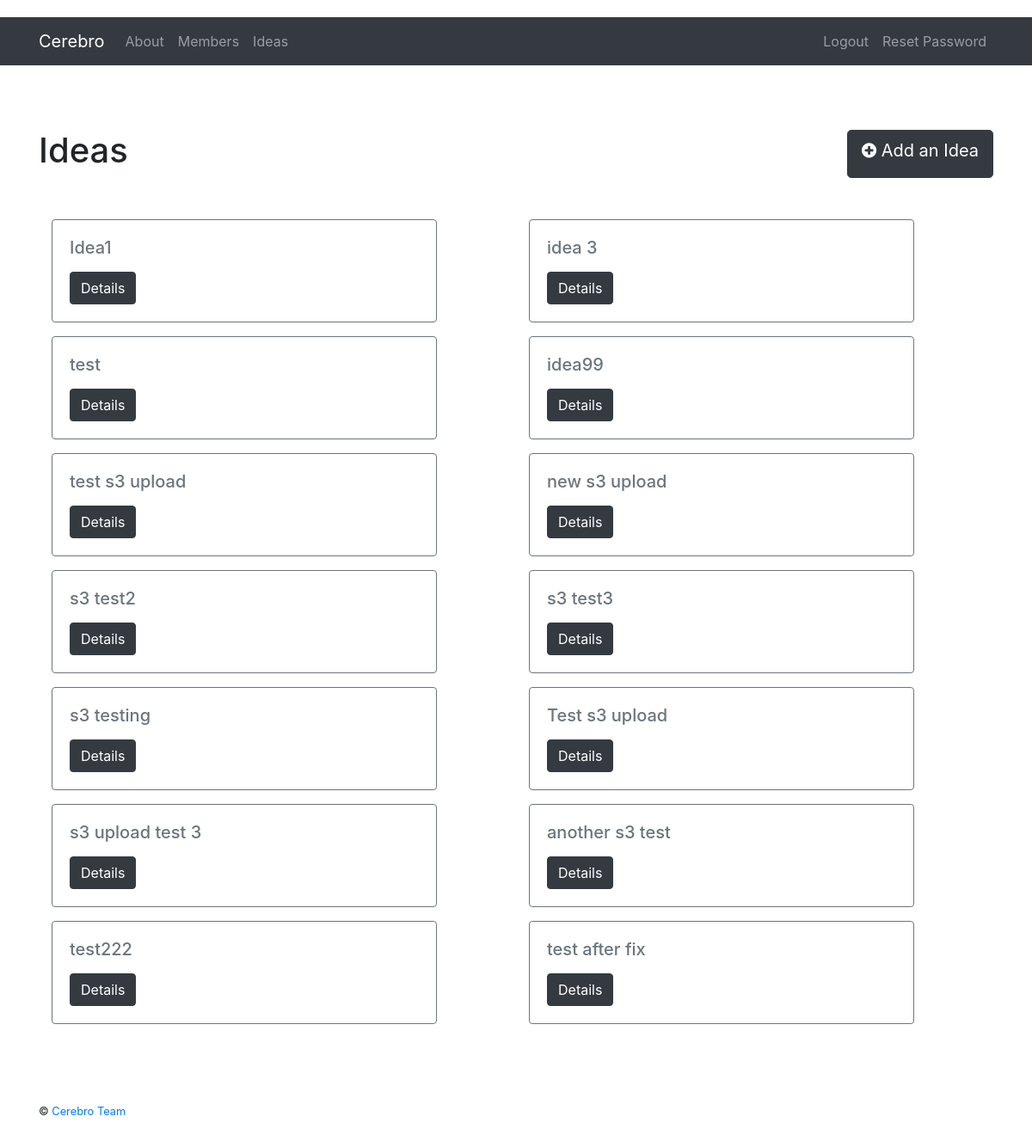
/ideas (signed in), run on the app's committed database.
### project/server/models.py (models this page shows, shortened)
class Idea(db.Model):
    __tablename__ = "ideas"
    id = db.Column(db.Integer, primary_key=True, autoincrement=True)
    title = db.Column(db.String(255), nullable=False)
    description = db.Column(db.String(1024), nullable=True)
    owner = db.Column(db.Integer, nullable=False)

### project/server/user/views.py (the view)
@user_blueprint.route('/ideas', methods=['GET', 'POST'])
def ideas():
    owner_id = current_user.id
    idea_list = Idea.query.filter_by(owner=owner_id).all()
    return render_template('user/ideas.html', ideas=idea_list)

### project/server/__init__.py (called while the page is built)
@login_manager.user_loader
def load_user(user_id):
    return User.query.filter(User.id == int(user_id)).first()

### project/client/templates/user/ideas.html (shortened to what this page needs)
{% extends "_base.html" %}
{% block content %}
    <div class="container">
    <div class="row">
        <h1>Ideas</h1>
        <a class="btn btn-dark btn-lg ml-auto" href="{{ url_for('user.create_idea') }}">
            <i class="fa fa-plus-circle"></i> Add an Idea
        </a>
    </div>
    <br>
    <br>
    {% for idea_row in ideas | batch(2, '%nbsp;') %}
    <div class="row">
        {% for idea in idea_row %}
        <div class="col-sm-6">
            <div class="card border-secondary mb-3" style="max-width: 28rem;">
                <div class="card-body text-secondary">
                    <h5 class="card-title">{{ idea.title }}</h5>
                    <a href={{ url_for('user.idea_detail', idea=idea.id) }} class="btn btn-dark">Details</a>
                </div>
            </div>
        </div>
        {% endfor %}
    </div>
    {% endfor %}
{% endblock %}

### project/client/templates/_base.html (shortened to what this page needs)
<!DOCTYPE html>
<html>
  <head>
      <link rel="stylesheet" href="//maxcdn.bootstrapcdn.com/bootstrap/4.0.0/css/bootstrap.min.css">
    <link href="{{url_for('static', filename='main.css')}}" rel="stylesheet" media="screen">
      <link href="//cdnjs.cloudflare.com/ajax/libs/font-awesome/4.4.0/css/font-awesome.min.css" rel="stylesheet" type="text/css" />
      <link rel="stylesheet" href="{{url_for('static', filename='css/froala/froala_editor.css')}}">
      <link rel="stylesheet" href="{{url_for('static', filename='css/froala/froala_style.css')}}">
      <link rel="stylesheet" href="{{url_for('static', filename='css/froala/plugins/code_view.css')}}">
      <link rel="stylesheet" href="{{url_for('static', filename='css/froala/plugins/image_manager.css')}}">
      <link rel="stylesheet" href="{{url_for('static', filename='css/froala/plugins/image.css')}}">
      <link rel="stylesheet" href="{{url_for('static', filename='css/froala/plugins/table.css')}}">
      <link rel="stylesheet" href="{{url_for('static', filename='css/froala/plugins/video.css')}}">
      <link rel="stylesheet" href="//cdnjs.cloudflare.com/ajax/libs/codemirror/5.3.0/codemirror.min.css">
      <link href="{{url_for('static', filename='user_profile.css')}}" rel="stylesheet" media="screen">
  </head>
  <body>
    {% include 'header.html' %}
    <div class="site-content">
      <div class="container">
        {% block content %}{% endblock %}
        <br>
      </div>
    </div>
    <br><br>
    {% include 'footer.html' %}
  </body>
</html>

### project/client/templates/header.html (shortened to what this page needs)
<header class="site-header">
  <nav class="navbar navbar-expand-lg navbar-dark bg-dark navbar-fixed-top" role="navigation">
    <div class="container">
          <a class="navbar-brand" href="{{ url_for('main.home') }}">Cerebro</a>
      <div class="collapse navbar-collapse" id="navbarNav">
        <ul class="navbar-nav">
          <li class="nav-item"><a class="nav-link" href="{{ url_for('main.about') }}">About</a></li>
          {% if current_user.is_authenticated %}
              <li class="nav-item"><a class="nav-link" href="{{ url_for('user.members') }}">Members</a></li>
              <li class="nav-item"><a class="nav-link" href="{{ url_for('user.ideas') }}">Ideas</a> </li>
          {% endif %}
        </ul>
        <ul class="navbar-nav ml-auto">
          {% if current_user.is_authenticated %}
            <li class="nav-item"><a class="nav-link" href="{{ url_for('user.logout') }}">Logout</a></li>
              <li class="nav-item"><a class="nav-link" href="{{ url_for('user.reset_password') }}">Reset Password</a></li>
          {% else %}
            <li class="nav-item"><a class="nav-link" href="{{ url_for('user.login') }}"><span class="glyphicon glyphicon-user"></span>&nbsp;Register/Login</a></li>
          {% endif %}
        </ul>
      </div>
    </div>
  </nav>
</header>

### project/client/templates/footer.html
<footer>
  <div class="container">
    <small>
      <span>© <a href="mailto:jkassel@gmail.com">Cerebro Team</a></span>
        <br><br>
    </small>
  </div>
</footer>

### project/client/static/main.css (style rules this page uses)
.site-content { padding-top: 75px; }

### project/client/static/user_profile.css (style rules this page uses)
body { margin-top:20px; }

### data on the page
Idea: title "Idea1"
Idea: title "idea 3"
Idea: title "test"
Idea: title "idea99"
Idea: title "test s3 upload"
Idea: title "new s3 upload"
Idea: title "s3 test2"
Idea: title "s3 test3"
Idea: title "s3 testing"
Idea: title "Test s3 upload"
Idea: title "s3 upload test 3"
Idea: title "another s3 test"
Idea: title "test222"
Idea: title "test after fix"
